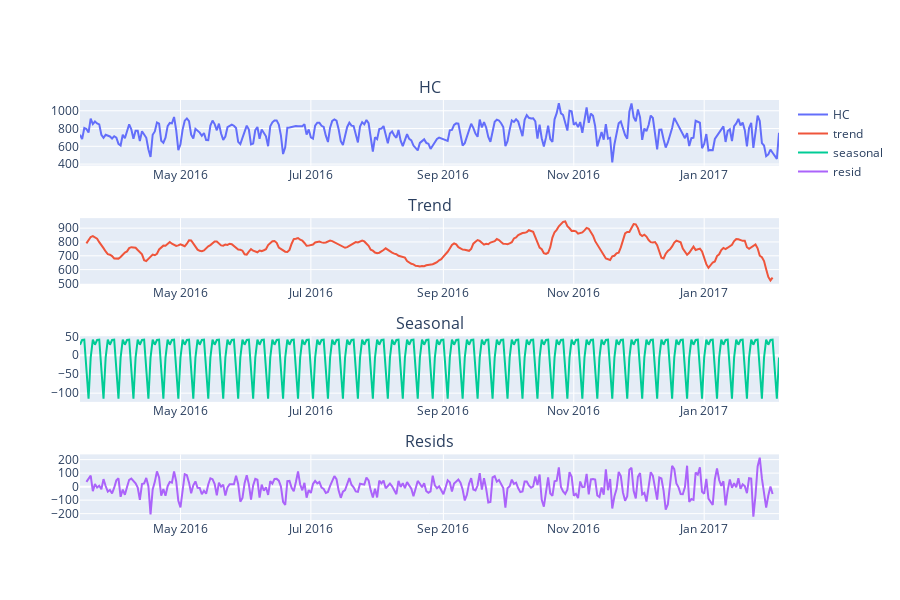

Here is the notebook cell this chart was saved with:
### Code cell
fig, HC_decom = plot_seasonal_decompose(df_polate['HC'])
fig.show()

# Decomposition shows nocclear trend and very strong weekly seasonality
# resids show no strong trend or seasonality

### Figure 1 — Plotly figure (JSON) as saved in the notebook; plotly's stock layout.template omitted (floating-point values rounded to 4 significant figures; data arrays with more than 128 entries replaced by an {"elided": "..."} marker saying what was removed)
{"data": [{"name": "HC", "type": "scatter", "x": {"elided": "328 str values"}, "xaxis": "x", "y": {"elided": "328 float values"}, "yaxis": "y"}, {"name": "trend", "type": "scatter", "x": {"elided": "328 str values"}, "xaxis": "x2", "y": {"elided": "328 float values"}, "yaxis": "y2"}, {"name": "seasonal", "type": "scatter", "x": {"elided": "328 str values"}, "xaxis": "x3", "y": {"elided": "328 float values"}, "yaxis": "y3"}, {"name": "resid", "type": "scatter", "x": {"elided": "328 str values"}, "xaxis": "x4", "y": {"elided": "328 float values"}, "yaxis": "y4"}], "layout": {"annotations": [{"font": {"size": 16}, "showarrow": false, "text": "HC", "x": 0.5, "xanchor": "center", "xref": "paper", "y": 1, "yanchor": "bottom", "yref": "paper"}, {"font": {"size": 16}, "showarrow": false, "text": "Trend", "x": 0.5, "xanchor": "center", "xref": "paper", "y": 0.7188, "yanchor": "bottom", "yref": "paper"}, {"font": {"size": 16}, "showarrow": false, "text": "Seasonal", "x": 0.5, "xanchor": "center", "xref": "paper", "y": 0.4375, "yanchor": "bottom", "yref": "paper"}, {"font": {"size": 16}, "showarrow": false, "text": "Resids", "x": 0.5, "xanchor": "center", "xref": "paper", "y": 0.1562, "yanchor": "bottom", "yref": "paper"}], "height": 600, "xaxis": {"anchor": "y", "domain": [0, 1]}, "xaxis2": {"anchor": "y2", "domain": [0, 1]}, "xaxis3": {"anchor": "y3", "domain": [0, 1]}, "xaxis4": {"anchor": "y4", "domain": [0, 1]}, "yaxis": {"anchor": "x", "domain": [0.8438, 1]}, "yaxis2": {"anchor": "x2", "domain": [0.5625, 0.7188]}, "yaxis3": {"anchor": "x3", "domain": [0.2812, 0.4375]}, "yaxis4": {"anchor": "x4", "domain": [0, 0.1562]}}}
